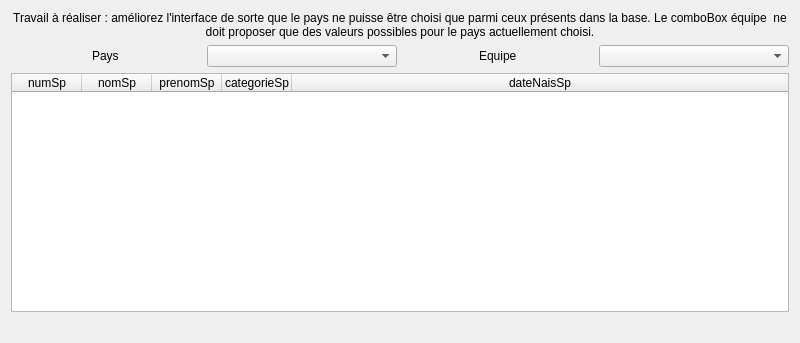
<?xml version="1.0" encoding="UTF-8"?>
<ui version="4.0">
 <class>fct_comp_4</class>
 <widget class="QDialog" name="fct_comp_4">
  <property name="geometry">
   <rect>
    <x>0</x>
    <y>0</y>
    <width>800</width>
    <height>343</height>
   </rect>
  </property>
  <property name="windowTitle">
   <string>Sportifs d'un pays et un équipe</string>
  </property>
  <layout class="QVBoxLayout" name="verticalLayout">
   <item>
    <widget class="QLabel" name="label_3">
     <property name="text">
      <string>Travail à réaliser : améliorez l'interface de sorte que le pays ne puisse être choisi que parmi ceux présents dans la base. Le comboBox équipe  ne doit proposer que des valeurs possibles pour le pays actuellement choisi.</string>
     </property>
     <property name="alignment">
      <set>Qt::AlignCenter</set>
     </property>
     <property name="wordWrap">
      <bool>true</bool>
     </property>
    </widget>
   </item>
   <item>
    <layout class="QHBoxLayout" name="horizontalLayout">
     <item alignment="Qt::AlignHCenter">
      <widget class="QLabel" name="label">
       <property name="text">
        <string>Pays</string>
       </property>
      </widget>
     </item>
     <item>
      <widget class="QComboBox" name="comboBox_fct_4_pays"/>
     </item>
     <item alignment="Qt::AlignHCenter">
      <widget class="QLabel" name="label_2">
       <property name="text">
        <string>Equipe</string>
       </property>
      </widget>
     </item>
     <item>
      <widget class="QComboBox" name="comboBox_fct_4_equipe"/>
     </item>
    </layout>
   </item>
   <item>
    <widget class="QTableWidget" name="table_fct_comp_4">
     <attribute name="horizontalHeaderDefaultSectionSize">
      <number>70</number>
     </attribute>
     <attribute name="horizontalHeaderMinimumSectionSize">
      <number>50</number>
     </attribute>
     <attribute name="horizontalHeaderStretchLastSection">
      <bool>true</bool>
     </attribute>
     <attribute name="verticalHeaderVisible">
      <bool>false</bool>
     </attribute>
     <column>
      <property name="text">
       <string>numSp</string>
      </property>
     </column>
     <column>
      <property name="text">
       <string>nomSp</string>
      </property>
     </column>
     <column>
      <property name="text">
       <string>prenomSp</string>
      </property>
     </column>
     <column>
      <property name="text">
       <string>categorieSp</string>
      </property>
     </column>
     <column>
      <property name="text">
       <string>dateNaisSp</string>
      </property>
     </column>
    </widget>
   </item>
   <item>
    <widget class="QLabel" name="label_fct_comp_4">
     <property name="text">
      <string/>
     </property>
     <property name="alignment">
      <set>Qt::AlignCenter</set>
     </property>
    </widget>
   </item>
  </layout>
 </widget>
 <resources/>
 <connections>
  <connection>
   <sender>comboBox_fct_4_equipe</sender>
   <signal>currentTextChanged(QString)</signal>
   <receiver>fct_comp_4</receiver>
   <slot>refreshResult()</slot>
   <hints>
    <hint type="sourcelabel">
     <x>608</x>
     <y>50</y>
    </hint>
    <hint type="destinationlabel">
     <x>569</x>
     <y>-104</y>
    </hint>
   </hints>
  </connection>
  <connection>
   <sender>comboBox_fct_4_pays</sender>
   <signal>currentTextChanged(QString)</signal>
   <receiver>fct_comp_4</receiver>
   <slot>refreshNbEqList()</slot>
   <hints>
    <hint type="sourcelabel">
     <x>251</x>
     <y>55</y>
    </hint>
    <hint type="destinationlabel">
     <x>238</x>
     <y>-133</y>
    </hint>
   </hints>
  </connection>
 </connections>
 <slots>
  <slot>refreshResult()</slot>
  <slot>refreshNbEqList()</slot>
 </slots>
</ui>
